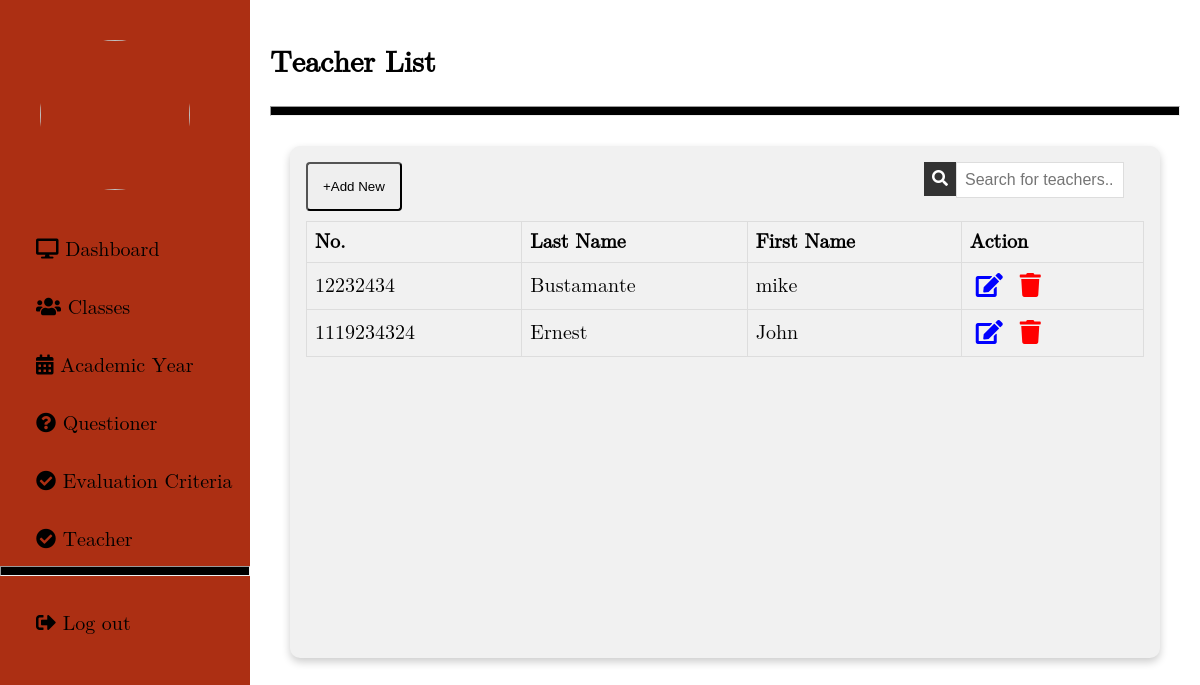
Page /admin/teacher.php on the earlier database version.
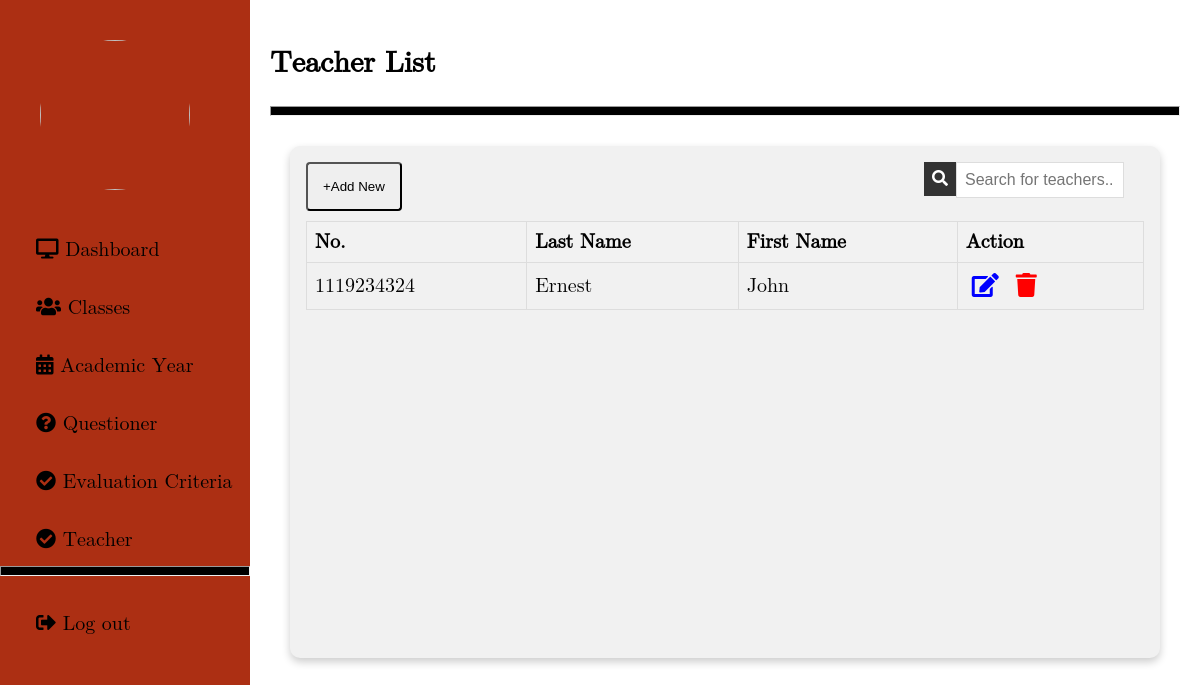
Same page on the later database version.
### tables this page shows
CREATE TABLE `teachers` (
  `T_id` int(255) NOT NULL,
  `firstname` varchar(255) NOT NULL,
  `lastname` varchar(255) NOT NULL,
  `qs_id` int(255) NOT NULL
);

### admin/teacher.php (the view, shortened to what this page needs)
<!DOCTYPE html>
<html lang="en">
<head>
    <link rel="stylesheet" href="../Css/admin.css">
    <link rel="stylesheet" href="https://cdnjs.cloudflare.com/ajax/libs/font-awesome/5.12.1/css/all.min.css">
    <link rel="stylesheet" href="https://unicons.iconscout.com/release/v4.0.0/css/line.css" />
</head>
<body>
    <?php include 'sidebar.php'; ?>
    <div class="main content">
        <h2>Teacher List</h2>
        <hr>
        <div class="row3">
            <div class="column3">
                <div class="card3">
                    <button class="btn" id="addTeacherBtn">+Add New</button>
                    <div class="search-container">
                        <input type="text" id="searchInput" onkeyup="searchTable()" placeholder="Search for teachers..">
                        <button onclick="searchTable()"><i class="fas fa-search"></i></button>
                    </div>
                    <table id="teacherTable">
                        <tr>
                            <th>No.</th>
                            <th>Last Name</th>
                            <th>First Name</th>
                            <th>Action</th>
                        </tr>
                        <?php
                        $servername = "localhost";
                        $username = "root";
                        $password = "";
                        $dbname = "faculty_db";
                        $conn = new mysqli($servername, $username, $password, $dbname);
                        $sql = "SELECT T_id, firstname, lastname FROM teachers";
                        $result = $conn->query($sql);
                        if ($result->num_rows > 0) {
                            while($row = $result->fetch_assoc()) {
                                echo "<tr><td>" . $row["T_id"]. "</td><td>". $row["lastname"]. "</td><td>". $row["firstname"]. "</td><td><button class='icon-btn'><i class='fas fa-edit'></i></button><button class='icon-btn'><i class='fas fa-trash'></i></button></td></tr>";
                            }
                        } else {
                            echo "<tr><td colspan='3'>No classes found</td></tr>";
                        }
                        ?>
                    </table>
                </div>
            </div>
        </div>
    </div>
</body>
</html>

Differences in the rows shown:
removed teachers: T_id "12232434", lastname "Bustamante", firstname "mike"
